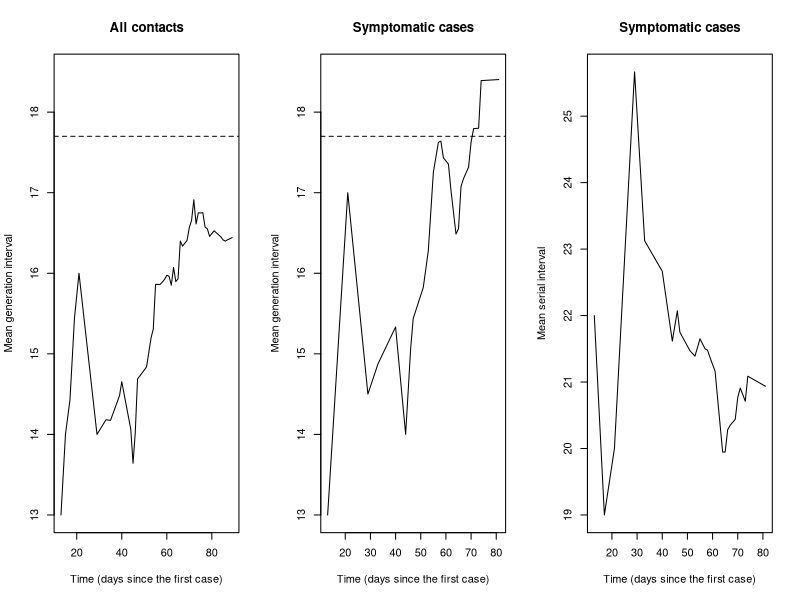

Recreate this plot in R.
library(dplyr)

sp <- read.csv("../data/Smallpox_1951_Tilburg_NL.csv")

sp2 <- sp %>%
	mutate(exposure=as.numeric(as.Date(Exposure_date)),
		   symptom=as.numeric(as.Date(DOD))) %>%
	mutate(exposure=exposure-min(exposure, na.rm=TRUE),
		   symptom=symptom-min(symptom, na.rm=TRUE))

dd <- data.frame(
	time=sp2$exposure,
	gen=sp2$exposure - sp2$exposure[match(sp2$IDSource, sp2$ID)],
	serial=sp2$symptom - sp2$symptom[match(sp2$IDSource, sp2$ID)],
	source=sp2$IDSource,
	recipient=sp2$ID,
	type=sp2$Type
) %>%
	filter(!is.na(gen), gen > 0) %>% ## there is one case where gen < 0 so I get rid of it
	arrange(time)

dd_contact <- dd %>%
	group_by(time) %>%
	summarize(
		sum=sum(gen),
		weight=length(gen)
	) %>%
	mutate(
		mean=cumsum(sum)/cumsum(weight)
	)

dd_case <- dd %>%
	filter(type=="Case") %>%
	group_by(time) %>%
	summarize(
		sum=sum(gen),
		weight=length(gen)
	) %>%
	mutate(
		mean=cumsum(sum)/cumsum(weight)
	)

dd_serial <- dd %>%
	filter(type=="Case", !is.na(serial)) %>%
	group_by(time) %>%
	summarize(
		sum=sum(serial),
		weight=length(serial)
	) %>%
	mutate(
		mean=cumsum(sum)/cumsum(weight)
	)

pdf("smallpox.pdf", width=10, height=3)
par(mfrow=c(1, 3))
plot(dd_contact$time, dd_contact$mean, type="l",
	 xlab="Time (days since the first case)",
	 ylab="Mean generation interval",
	 ylim=c(13, 18.5))
title("All contacts")
abline(h=17.7, lty=2)

plot(dd_case$time, dd_case$mean, type="l",
	 xlab="Time (days since the first case)",
	 ylab="Mean generation interval",
	 ylim=c(13, 18.5))
title("Symptomatic cases")
abline(h=17.7, lty=2)

plot(dd_serial$time, dd_serial$mean, type="l",
	 xlab="Time (days since the first case)",
	 ylab="Mean serial interval")
title("Symptomatic cases")
abline(h=17.7, lty=2)
dev.off()


## ppl who got smallpox are going to be examined more carefully
## read Wallinga
## 
